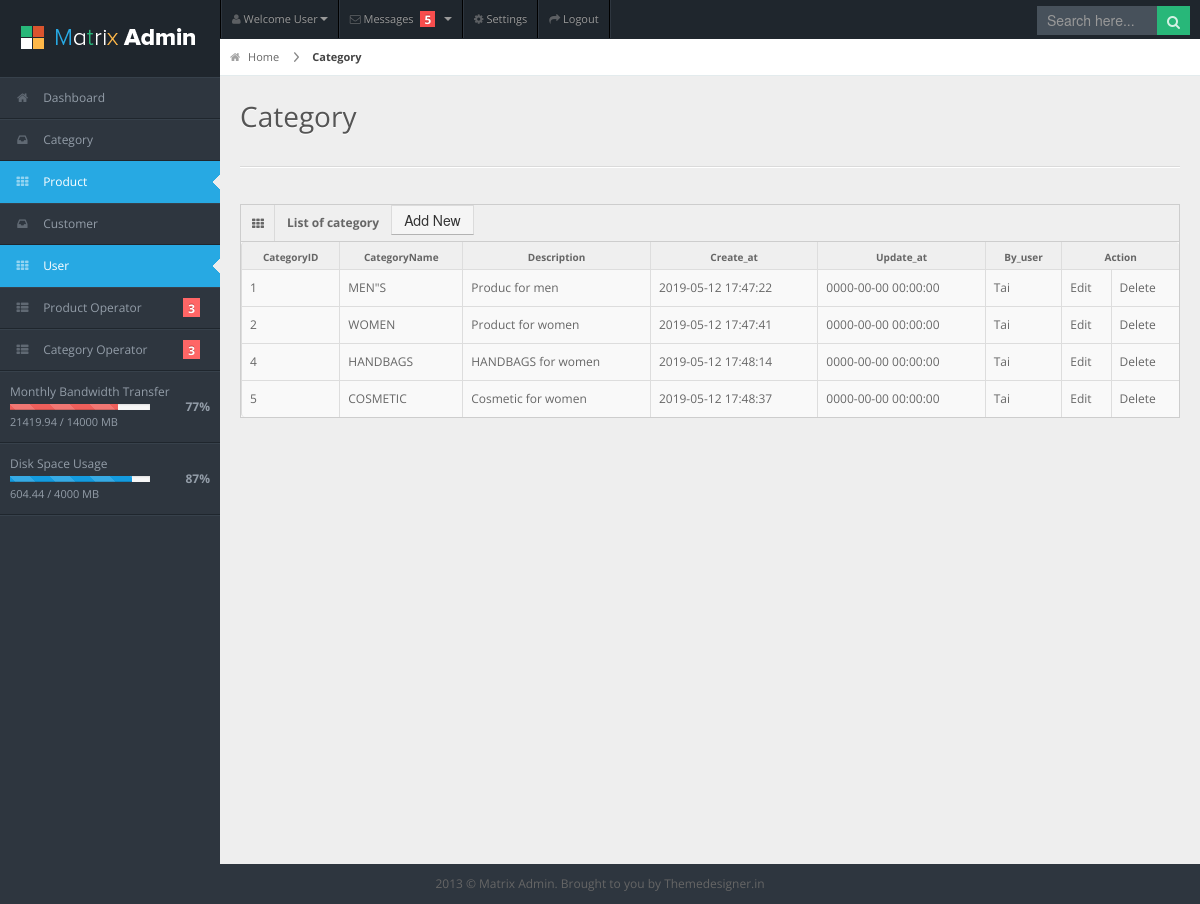
/shop_admin/list_category.php, run on the app's committed database.
### tables this page shows
CREATE TABLE `categoties` (
  `categoryid` int(11) NOT NULL,
  `categoryname` varchar(255) DEFAULT NULL,
  `description` varchar(500) DEFAULT NULL,
  `create_at` timestamp NOT NULL DEFAULT CURRENT_TIMESTAMP ON UPDATE CURRENT_TIMESTAMP,
  `update_at` timestamp NOT NULL DEFAULT '0000-00-00 00:00:00',
  `by_user` varchar(255) DEFAULT NULL
);

### shop_admin/function_category.php (called while the page is built, shortened)
<?php
	function get_categories(){
		$db = getDB();
		$query = "SELECT * FROM categoties ORDER BY categoryid";
		try{
			$statement = $db->prepare($query);
			$statement->execute();
			$result = $statement->fetchAll();
			return $result;
		}
		catch (PDOExeception $e) {
			$error_message = $e->getMessage();
			echo "Error execute query statement:".$error_message;
		}
	}
?>

### shop_admin/list_category.php (the view, shortened to what this page needs)
<?php
  include_once('function_category.php');
  $categories = get_categories();
 ?>
<!DOCTYPE html>
<html lang="en">
<head>
<link rel="stylesheet" href="css/bootstrap.min.css" />
<link rel="stylesheet" href="css/bootstrap-responsive.min.css" />
<link rel="stylesheet" href="css/uniform.css" />
<link rel="stylesheet" href="css/select2.css" />
<link rel="stylesheet" href="css/matrix-style.css" />
<link rel="stylesheet" href="css/matrix-media.css" />
<link href="font-awesome/css/font-awesome.css" rel="stylesheet" />
</head>
<body>
<div id="header">
  <h1><a href="dashboard.html">Matrix Admin</a></h1>
</div>
<div id="user-nav" class="navbar navbar-inverse">
  <ul class="nav">
    <li  class="dropdown" id="profile-messages" ><a title="" href="#" data-toggle="dropdown" data-target="#profile-messages" class="dropdown-toggle"><i class="icon icon-user"></i>  <span class="text">Welcome User</span><b class="caret"></b></a>
    </li>
    <li class="dropdown" id="menu-messages"><a href="#" data-toggle="dropdown" data-target="#menu-messages" class="dropdown-toggle"><i class="icon icon-envelope"></i> <span class="text">Messages</span> <span class="label label-important">5</span> <b class="caret"></b></a>
    </li>
    <li class=""><a title="" href="#"><i class="icon icon-cog"></i> <span class="text">Settings</span></a></li>
    <li class=""><a title="" href="login.html"><i class="icon icon-share-alt"></i> <span class="text">Logout</span></a></li>
  </ul>
</div>
<div id="search">
  <input type="text" placeholder="Search here..."/>
  <button type="submit" class="tip-bottom" title="Search"><i class="icon-search icon-white"></i></button>
</div>
<div id="sidebar"> <a href="#" class="visible-phone"><i class="icon icon-th"></i>Table</a>
  <ul>
    <li><a href="#"><i class="icon icon-home"></i> <span>Dashboard</span></a> </li>
    <li><a href="#"><i class="icon icon-inbox"></i> <span>Category</span></a> </li>
    <li class="active"><a href="#"><i class="icon icon-th"></i> <span>Product</span></a></li>
    <li><a href="#"><i class="icon icon-inbox"></i> <span>Customer</span></a> </li>
    <li class="active"><a href="#"><i class="icon icon-th"></i> <span>User</span></a></li>
    <li class="submenu"> <a href="#"><i class="icon icon-th-list"></i> <span>Product Operator</span> <span class="label label-important">3</span></a>
    </li>
    <li class="submenu"> <a href="#"><i class="icon icon-th-list"></i> <span>Category Operator</span> <span class="label label-important">3</span></a>
    </li>
    <li class="content"> <span>Monthly Bandwidth Transfer</span>
      <div class="progress progress-mini progress-danger active progress-striped">
        <div style="width: 77%;" class="bar"></div>
      </div>
      <span class="percent">77%</span>
      <div class="stat">21419.94 / 14000 MB</div>
    </li>
    <li class="content"> <span>Disk Space Usage</span>
      <div class="progress progress-mini active progress-striped">
        <div style="width: 87%;" class="bar"></div>
      </div>
      <span class="percent">87%</span>
      <div class="stat">604.44 / 4000 MB</div>
    </li>
  </ul>
</div>
<div id="content">
  <div id="content-header">
    <div id="breadcrumb"> <a href="#" title="Go to Home" class="tip-bottom"><i class="icon-home"></i> Home</a> <a href="#" class="current">Category</a> </div>
    <h1>Category</h1>
  </div>
  <div class="container-fluid">
    <hr>
    <div class="row-fluid">
      <div class="span12">
        <div class="widget-box">
          <div class="widget-title"> <span class="icon"> <i class="icon-th"></i> </span>
          <a href="?action=add_new_category"><button type="button" class="btn btn-default">Add New</button></a>
            <h5>List of category</h5>
          </div>
          <div class="widget-content nopadding">
            <table class="table table-bordered table-striped">
              <thead>
                <tr>
                  <th>CategoryID</th>
                  <th>CategoryName</th>
                  <th>Description</th>
                  <th>Create_at</th>
                  <th>Update_at</th>
                  <th>By_user</th>
                  <th colspan="2">Action</th>
                </tr>
              </thead>
              <tbody>
                <?php foreach ($categories as $key => $value): ?>
                <tr class="odd gradeX">
                  <td><?php echo $value['categoryid'] ?></td>
                  <td><?php echo $value['categoryname'] ?></td>
                  <td><?php echo $value['description'] ?></td>
                  <td class="center"><?php echo $value['create_at'] ?></td>
                  <td class="center"><?php echo $value['update_at'] ?></td>
                  <td class="center"><?php echo $value['by_user'] ?></td>
                  <td class="center"><a href="?action=edit_category&categoryid=<?php echo $value['categoryid'];?>">Edit</a></td>
                  <td class="center"><a href="?action=delete_category&categoryid=<?php echo $value['categoryid'];?>">Delete</a></td>
                </tr>
              <?php endforeach; ?>
              </tbody>
            </table>
          </div>
        </div>
      </div>
    </div>
  </div>
</div>
<div class="row-fluid">
  <div id="footer" class="span12"> 2013 &copy; Matrix Admin. Brought to you by <a href="http://themedesigner.in">Themedesigner.in</a> </div>
</div>
</body>
</html>

### shop_admin/css/matrix-media.css (style rules this page uses)
body { background:#2E363F; }
#header { background-color: #1f262d; margin-top:10px; }
#search input[type=text], #search button { background-color: #28b779; }
#sidebar > ul { border-bottom: 1px solid #37414b }
#sidebar > ul > li { border-top: 1px solid #37414b; border-bottom: 1px solid #1f262d; }
#sidebar > ul > li.active { background-color: #27a9e3; border-bottom: 1px solid #27a9e3; border-top: 1px solid #27a9e3; }
#sidebar > ul > li.active a { color:#fff; text-decoration:none; }
#sidebar > ul > li > a > .label { background-color:#F66; }
#search input[type=text] { background-color: #47515b; color: #fff; }

### data on the page
categoties: categoryid "1", categoryname "MEN\"S", description "Produc for men", create_at "2019-05-12 17:47:22", update_at "0000-00-00 00:00:00", by_user "Tai"
categoties: categoryid "2", categoryname "WOMEN", description "Product for women", create_at "2019-05-12 17:47:41", update_at "0000-00-00 00:00:00", by_user "Tai"
categoties: categoryid "4", categoryname "HANDBAGS", description "HANDBAGS for women", create_at "2019-05-12 17:48:14", update_at "0000-00-00 00:00:00", by_user "Tai"
categoties: categoryid "5", categoryname "COSMETIC", description "Cosmetic for women", create_at "2019-05-12 17:48:37", update_at "0000-00-00 00:00:00", by_user "Tai"
